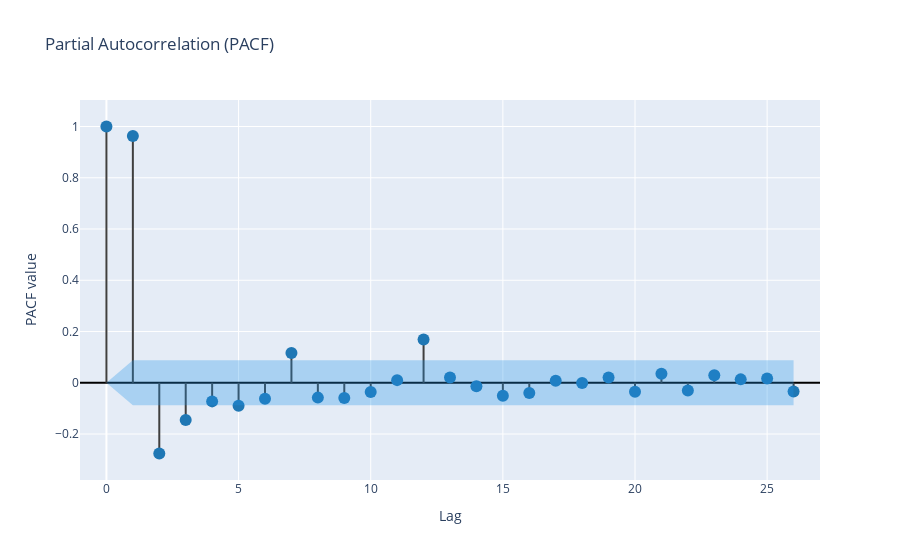

Write notebook code for a chart like this one.
### Code cell
create_corr_plot(df['cases'], True)

### Figure 1 — Plotly figure (JSON) as saved in the notebook; plotly's stock layout.template omitted (floating-point values rounded to 4 significant figures)
{"data": [{"line": {"color": "#3f3f3f"}, "mode": "lines", "showlegend": false, "type": "scatter", "x": [0, 0], "y": [0, 1]}, {"line": {"color": "#3f3f3f"}, "mode": "lines", "showlegend": false, "type": "scatter", "x": [1, 1], "y": [0, 0.9632]}, {"line": {"color": "#3f3f3f"}, "mode": "lines", "showlegend": false, "type": "scatter", "x": [2, 2], "y": [0, -0.276]}, {"line": {"color": "#3f3f3f"}, "mode": "lines", "showlegend": false, "type": "scatter", "x": [3, 3], "y": [0, -0.1452]}, {"line": {"color": "#3f3f3f"}, "mode": "lines", "showlegend": false, "type": "scatter", "x": [4, 4], "y": [0, -0.0726]}, {"line": {"color": "#3f3f3f"}, "mode": "lines", "showlegend": false, "type": "scatter", "x": [5, 5], "y": [0, -0.08972]}, {"line": {"color": "#3f3f3f"}, "mode": "lines", "showlegend": false, "type": "scatter", "x": [6, 6], "y": [0, -0.06193]}, {"line": {"color": "#3f3f3f"}, "mode": "lines", "showlegend": false, "type": "scatter", "x": [7, 7], "y": [0, 0.116]}, {"line": {"color": "#3f3f3f"}, "mode": "lines", "showlegend": false, "type": "scatter", "x": [8, 8], "y": [0, -0.05794]}, {"line": {"color": "#3f3f3f"}, "mode": "lines", "showlegend": false, "type": "scatter", "x": [9, 9], "y": [0, -0.05963]}, {"line": {"color": "#3f3f3f"}, "mode": "lines", "showlegend": false, "type": "scatter", "x": [10, 10], "y": [0, -0.03579]}, {"line": {"color": "#3f3f3f"}, "mode": "lines", "showlegend": false, "type": "scatter", "x": [11, 11], "y": [0, 0.01034]}, {"line": {"color": "#3f3f3f"}, "mode": "lines", "showlegend": false, "type": "scatter", "x": [12, 12], "y": [0, 0.169]}, {"line": {"color": "#3f3f3f"}, "mode": "lines", "showlegend": false, "type": "scatter", "x": [13, 13], "y": [0, 0.02041]}, {"line": {"color": "#3f3f3f"}, "mode": "lines", "showlegend": false, "type": "scatter", "x": [14, 14], "y": [0, -0.01325]}, {"line": {"color": "#3f3f3f"}, "mode": "lines", "showlegend": false, "type": "scatter", "x": [15, 15], "y": [0, -0.05071]}, {"line": {"color": "#3f3f3f"}, "mode": "lines", "showlegend": false, "type": "scatter", "x": [16, 16], "y": [0, -0.04004]}, {"line": {"color": "#3f3f3f"}, "mode": "lines", "showlegend": false, "type": "scatter", "x": [17, 17], "y": [0, 0.008054]}, {"line": {"color": "#3f3f3f"}, "mode": "lines", "showlegend": false, "type": "scatter", "x": [18, 18], "y": [0, -0.001285]}, {"line": {"color": "#3f3f3f"}, "mode": "lines", "showlegend": false, "type": "scatter", "x": [19, 19], "y": [0, 0.02077]}, {"line": {"color": "#3f3f3f"}, "mode": "lines", "showlegend": false, "type": "scatter", "x": [20, 20], "y": [0, -0.03492]}, {"line": {"color": "#3f3f3f"}, "mode": "lines", "showlegend": false, "type": "scatter", "x": [21, 21], "y": [0, 0.03509]}, {"line": {"color": "#3f3f3f"}, "mode": "lines", "showlegend": false, "type": "scatter", "x": [22, 22], "y": [0, -0.02975]}, {"line": {"color": "#3f3f3f"}, "mode": "lines", "showlegend": false, "type": "scatter", "x": [23, 23], "y": [0, 0.02968]}, {"line": {"color": "#3f3f3f"}, "mode": "lines", "showlegend": false, "type": "scatter", "x": [24, 24], "y": [0, 0.0133]}, {"line": {"color": "#3f3f3f"}, "mode": "lines", "showlegend": false, "type": "scatter", "x": [25, 25], "y": [0, 0.01694]}, {"line": {"color": "#3f3f3f"}, "mode": "lines", "showlegend": false, "type": "scatter", "x": [26, 26], "y": [0, -0.03431]}, {"marker": {"color": "#1f77b4", "size": 12}, "mode": "markers", "showlegend": false, "type": "scatter", "x": [0, 1, 2, 3, 4, 5, 6, 7, 8, 9, 10, 11, 12, 13, 14, 15, 16, 17, 18, 19, 20, 21, 22, 23, 24, 25, 26], "y": [1, 0.9632, -0.276, -0.1452, -0.0726, -0.08972, -0.06193, 0.116, -0.05794, -0.05963, -0.03579, 0.01034, 0.169, 0.02041, -0.01325, -0.05071, -0.04004, 0.008054, -0.001285, 0.02077, -0.03492, 0.03509, -0.02975, 0.02968, 0.0133, 0.01694, -0.03431]}, {"line": {"color": "rgba(255,255,255,0)"}, "mode": "lines", "showlegend": false, "type": "scatter", "x": [0, 1, 2, 3, 4, 5, 6, 7, 8, 9, 10, 11, 12, 13, 14, 15, 16, 17, 18, 19, 20, 21, 22, 23, 24, 25, 26], "y": [0, 0.08765, 0.08765, 0.08765, 0.08765, 0.08765, 0.08765, 0.08765, 0.08765, 0.08765, 0.08765, 0.08765, 0.08765, 0.08765, 0.08765, 0.08765, 0.08765, 0.08765, 0.08765, 0.08765, 0.08765, 0.08765, 0.08765, 0.08765, 0.08765, 0.08765, 0.08765]}, {"fill": "tonexty", "fillcolor": "rgba(32, 146, 230,0.3)", "line": {"color": "rgba(255,255,255,0)"}, "mode": "lines", "showlegend": false, "type": "scatter", "x": [0, 1, 2, 3, 4, 5, 6, 7, 8, 9, 10, 11, 12, 13, 14, 15, 16, 17, 18, 19, 20, 21, 22, 23, 24, 25, 26], "y": [0, -0.08765, -0.08765, -0.08765, -0.08765, -0.08765, -0.08765, -0.08765, -0.08765, -0.08765, -0.08765, -0.08765, -0.08765, -0.08765, -0.08765, -0.08765, -0.08765, -0.08765, -0.08765, -0.08765, -0.08765, -0.08765, -0.08765, -0.08765, -0.08765, -0.08765, -0.08765]}], "layout": {"title": {"text": "Partial Autocorrelation (PACF)"}, "xaxis": {"range": [-1, 27], "title": {"text": "Lag"}}, "yaxis": {"title": {"text": "PACF value"}, "zerolinecolor": "#000000"}}}
